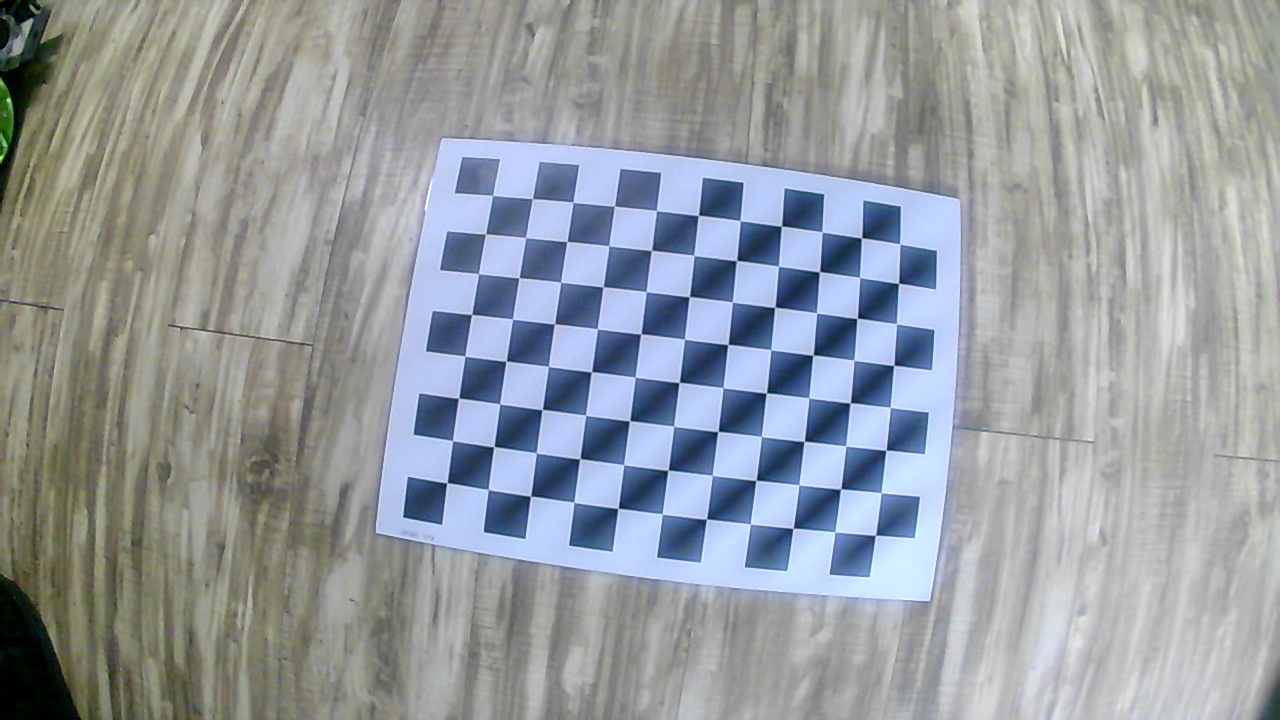
#> input picture camera_cal/calibration1.jpg, 1280 x 720 px
$ python camera_real.py   (older library calls are emulated)
#> lines starting #> are read from the running program, lines starting #| are printed output that depends on the picture; after the words box and inside, x2 and y2 are one past the last pixel; in counts of white or black regions, pixels touching at a corner belong together
import matplotlib.image as mpimg
import glob
import cv2
import numpy as np
import math
import matplotlib.pyplot as plt
import matplotlib.gridspec as gridspec
from sklearn.utils import resample
from scipy.optimize import curve_fit
import skimage.filters as filters
from collections import deque
from math import ceil
from IPython.display import Image
from moviepy.editor import VideoFileClip
get_ipython().run_line_magic('matplotlib', 'inline')
warped_size = np.array([1280, 720])
original_size =np.array([720, 1280])
OFFSET =0

# Calibrate Camera Function

objp = np.zeros((8*11,3), np.float32)
objp[:,:2] = np.mgrid[0:11, 0:8].T.reshape(-1,2)

# Arrays to store object points and image points from all the images.
objpoints = [] # 3d points in real world space
imgpoints = [] # 2d points in image plane.

# Make a list of calibration images
images = glob.glob('camera_cal/*.jpg')

# Step through the list and search for chessboard corners
for idx, fname in enumerate(images):
    img = cv2.imread(fname)
#> img is the input picture: shape (720, 1280, 3); mean B, G, R 160.3, 155.4, 149.9
    gray = cv2.cvtColor(img, cv2.COLOR_BGR2GRAY)
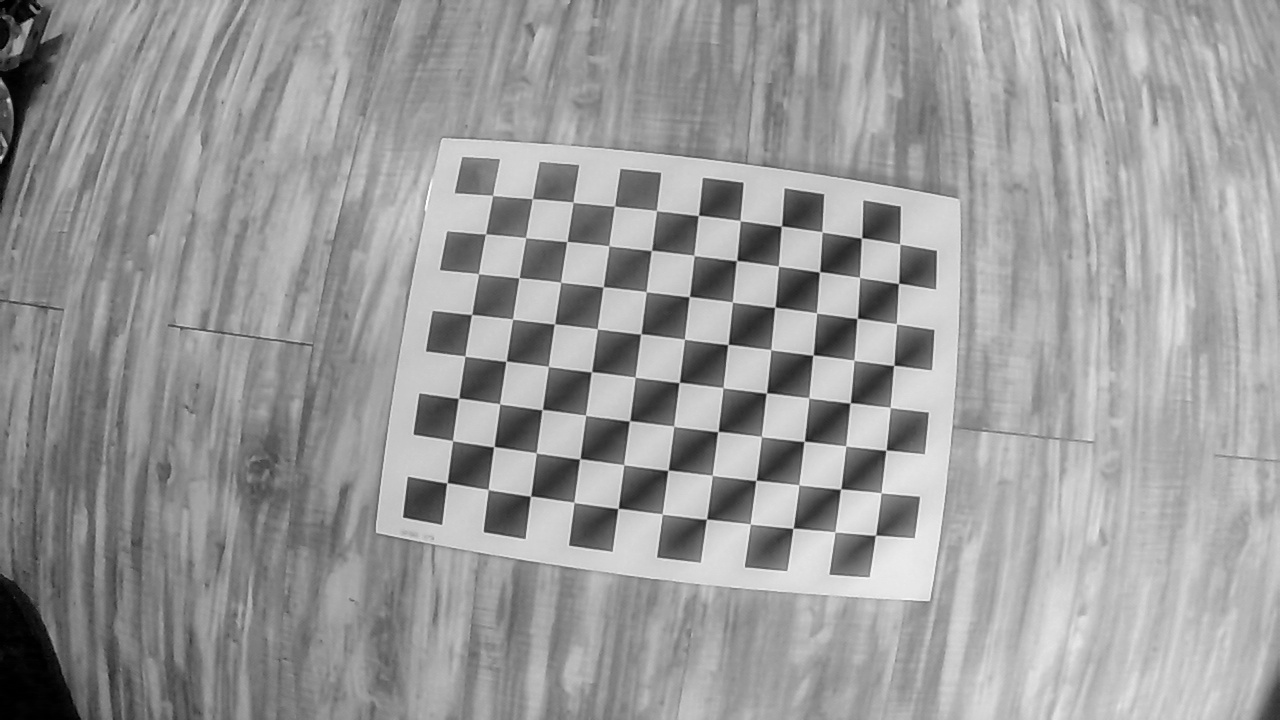
#> gray: shape (720, 1280); min 0, max 254, mean 154.3
    img_size = (img.shape[1], img.shape[0])
#> img_size = (1280, 720)
    # Find the chessboard corners
    ret, corners = cv2.findChessboardCorners(gray, (11,8), None)
#> ret = True; corners = 88 rows, first 8: [492.6, 195.5], [532.1, 198.9], [573, 202], [614.6, 205.9], [656.5, 210.4], [698.5, 215.4], [740.1, 220.6], [781.1, 226]

    # If found, add object points, image points
    if ret == True:
        objpoints.append(objp)
        imgpoints.append(corners)

        # Draw and display the corners
        cv2.drawChessboardCorners(img, (11,8), corners, ret)
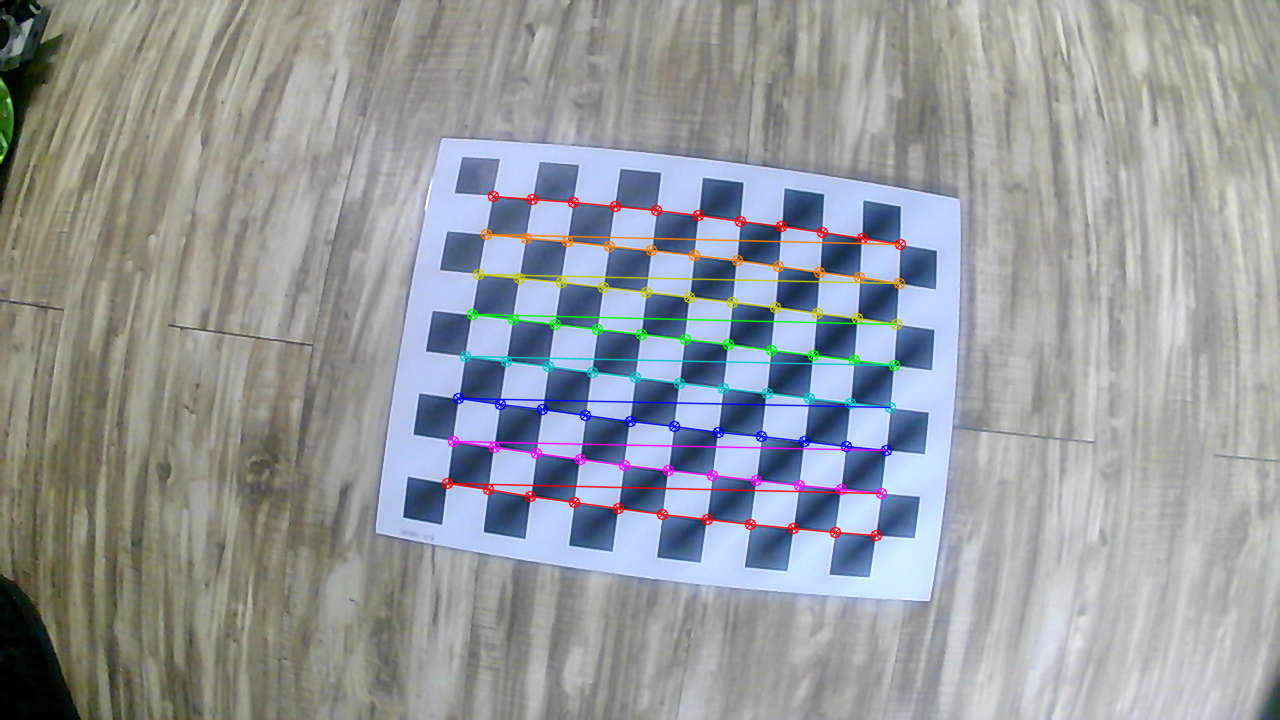
#> img: shape (720, 1280, 3); 2.79% of pixels changed, all inside (x1, y1, x2, y2) = (441, 190, 907, 542)
        #write_name = 'corners_found'+str(idx)+'.jpg'
        #cv2.imwrite(write_name, img)
        cv2.imshow('img', img)
        cv2.waitKey(500)
#> pass 2 of the loop `for idx, fname in enumerate(images):`:
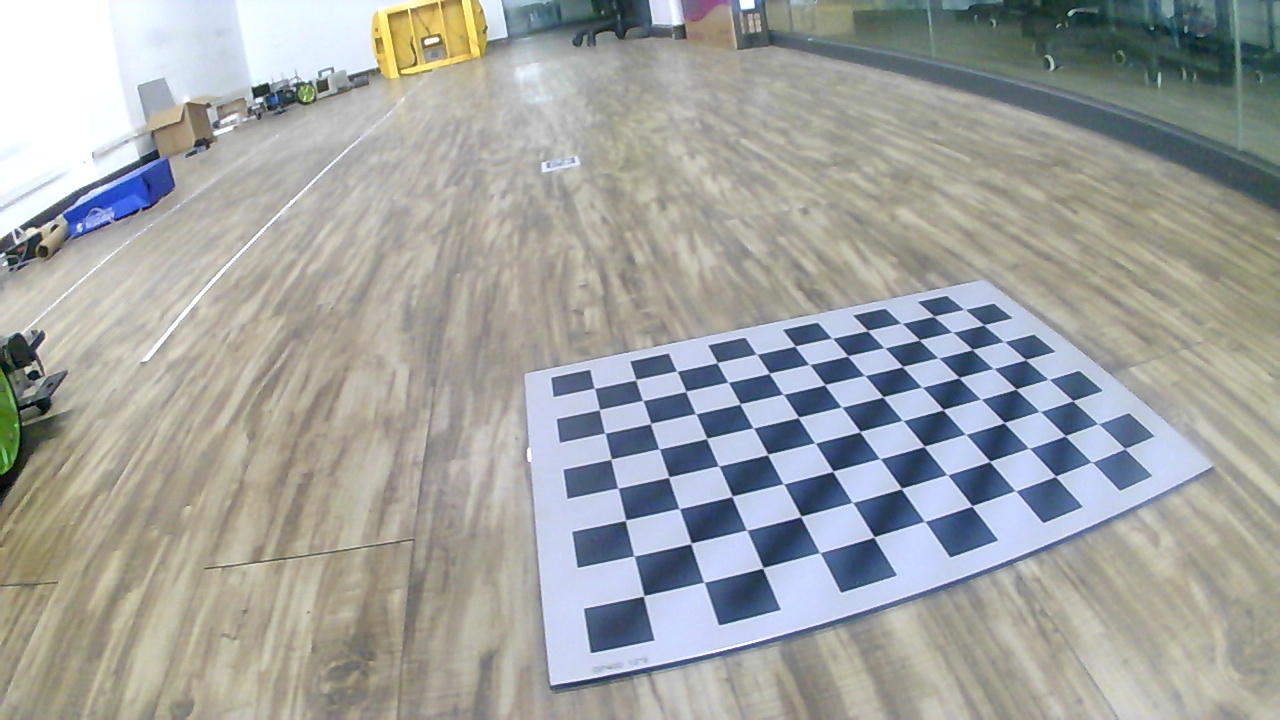
#> input picture camera_cal/calibration10.jpg, 1280 x 720 px
#> img is the input picture: shape (720, 1280, 3); mean B, G, R 161.4, 163.6, 161.7
#> `gray = cv2.cvtColor(img, cv2.COLOR_BGR2GRAY)`:
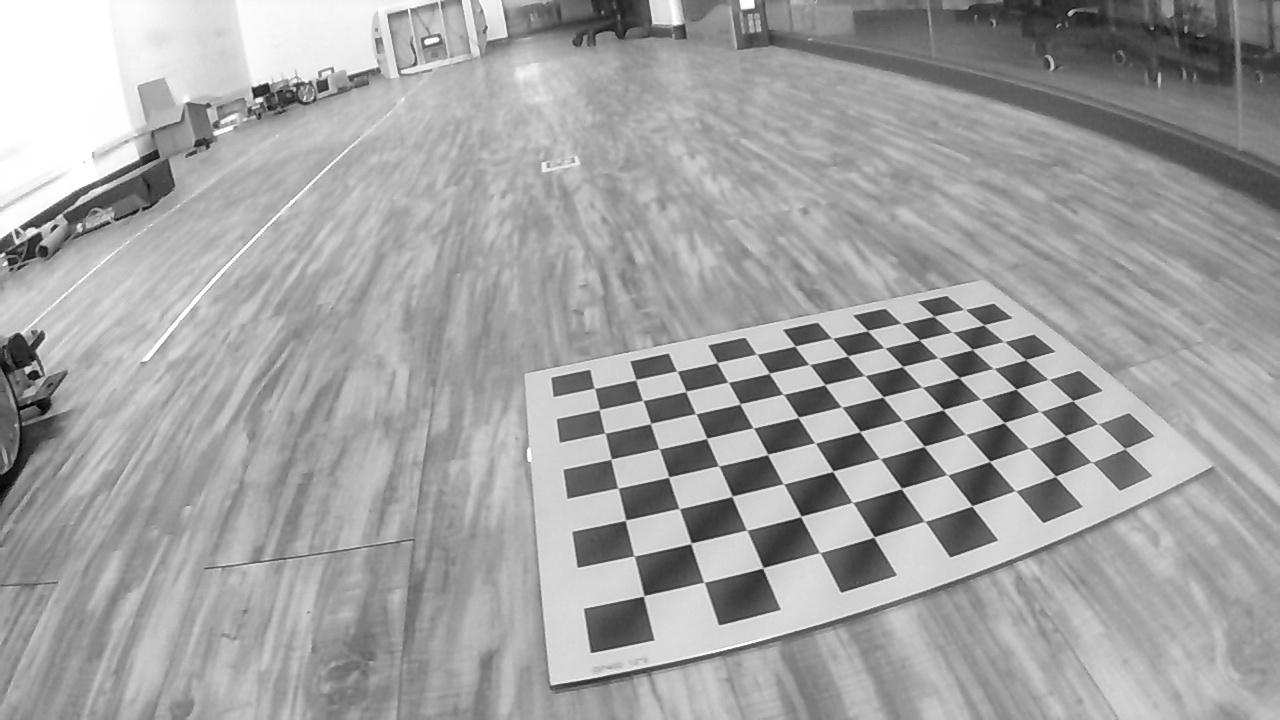
#> gray: shape (720, 1280); min 1, max 255, mean 162.8
#> corners = 88 rows, first 8: [594.4, 388.1], [635.7, 379.8], [676.9, 371.1], [717, 362.8], [756.9, 354.3], [795, 346], [832.6, 338.5], [867.5, 330.6]
#> `cv2.drawChessboardCorners(img, (11,8), corners, ret)`:
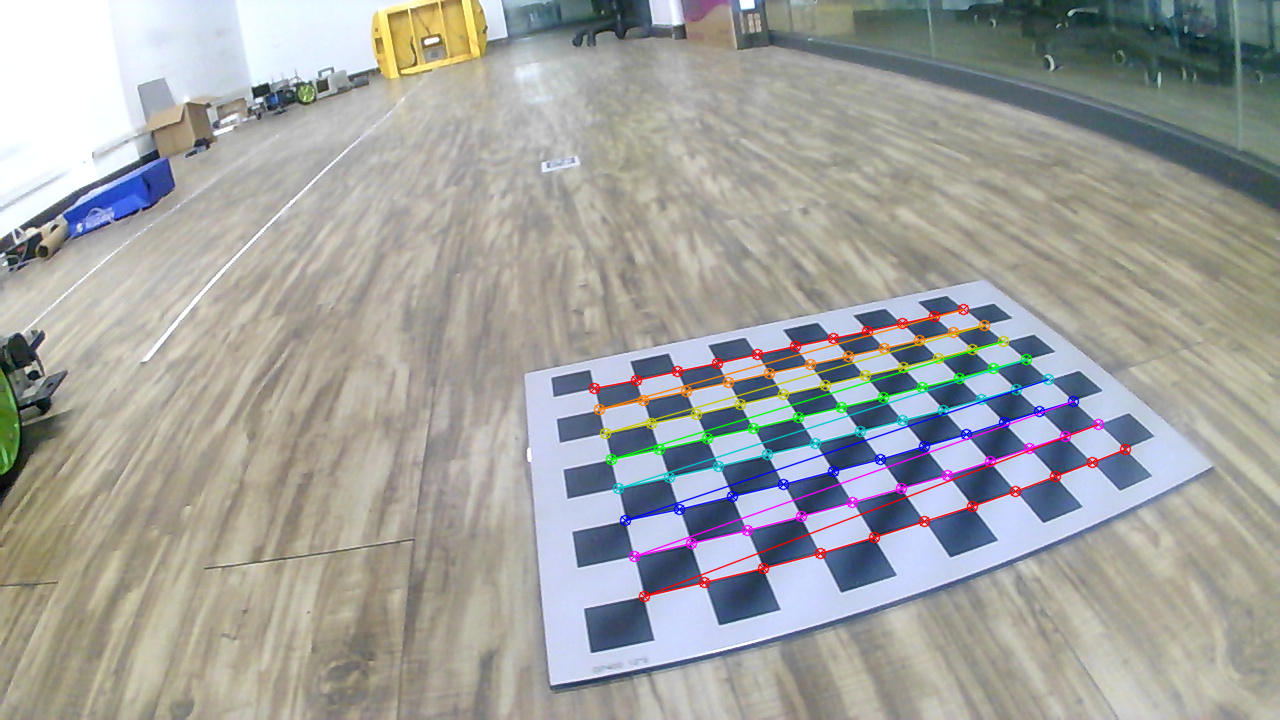
#> img: shape (720, 1280, 3); 2.67% of pixels changed, all inside (x1, y1, x2, y2) = (588, 303, 1132, 603)
#> pass 3 of the loop `for idx, fname in enumerate(images):`:
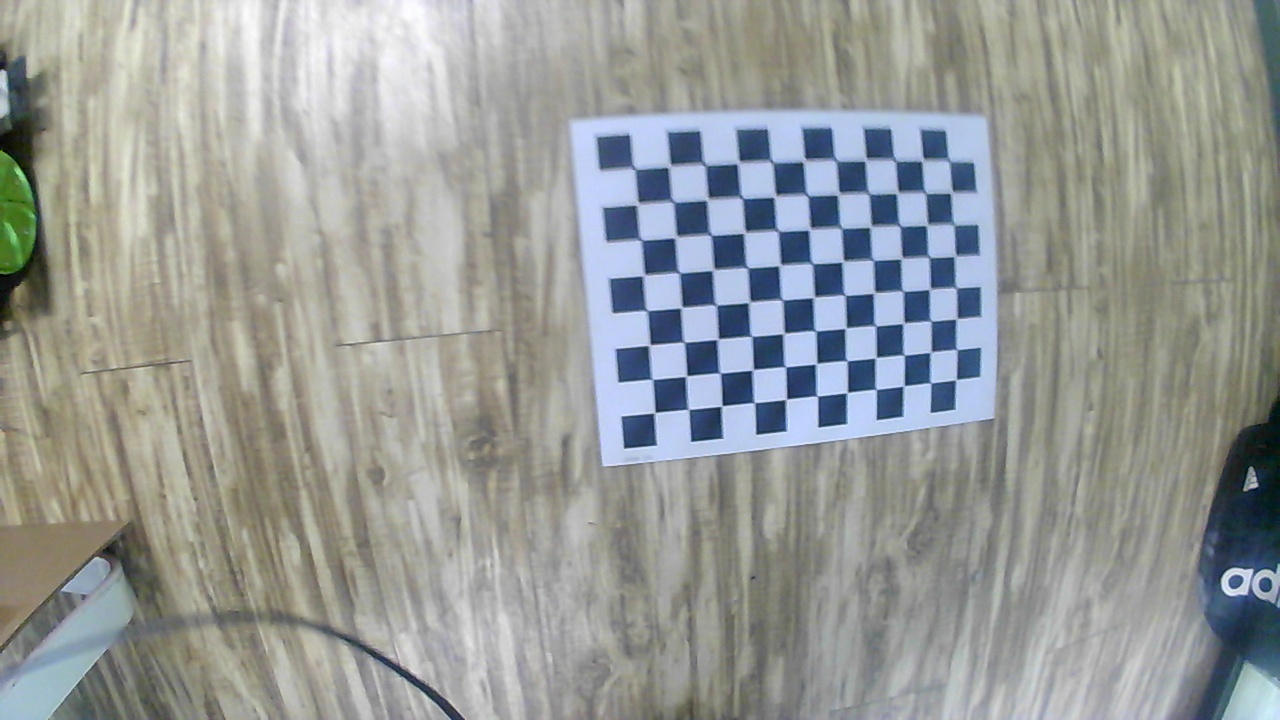
#> input picture camera_cal/calibration11.jpg, 1280 x 720 px
#> img is the input picture: shape (720, 1280, 3); mean B, G, R 151.9, 154.3, 150.9
#> `gray = cv2.cvtColor(img, cv2.COLOR_BGR2GRAY)`:
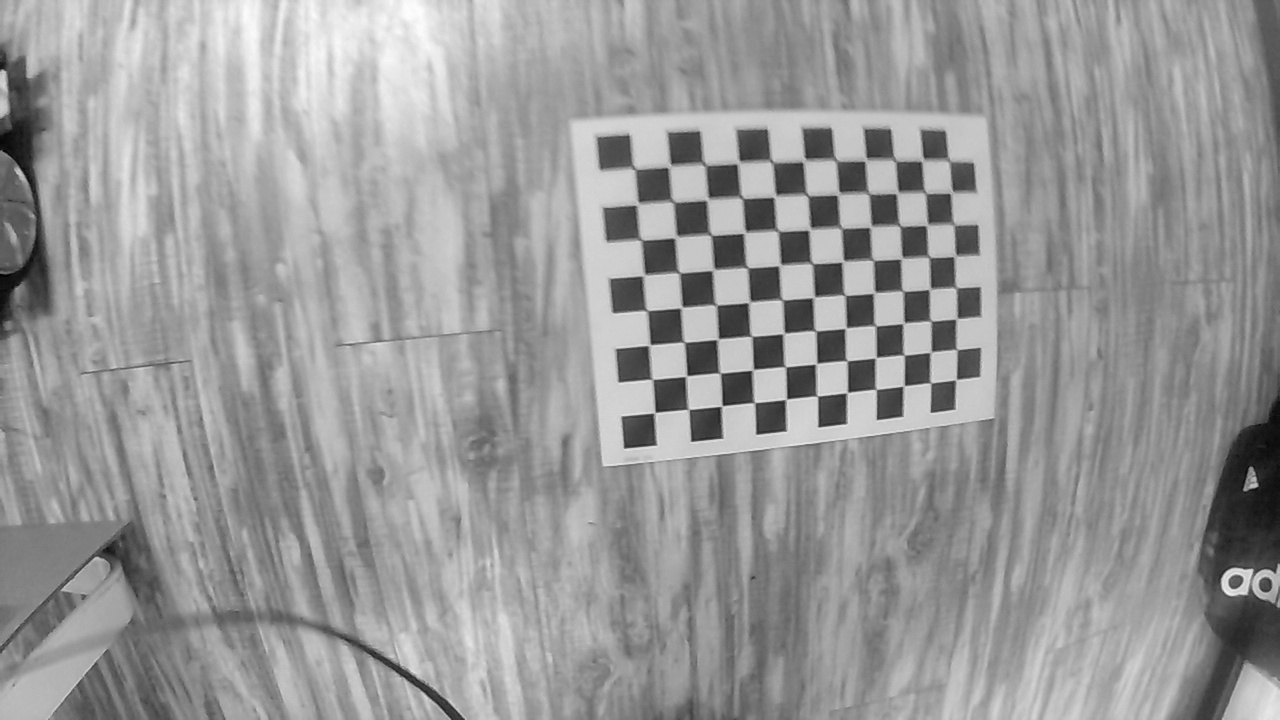
#> gray: shape (720, 1280); min 1, max 255, mean 153
#> corners = 88 rows, first 8: [635, 169], [671.7, 165.4], [704.5, 164.5], [738.5, 163], [770.9, 161.9], [803.5, 160.5], [837, 159.6], [865.1, 161.7]
#> `cv2.drawChessboardCorners(img, (11,8), corners, ret)`:
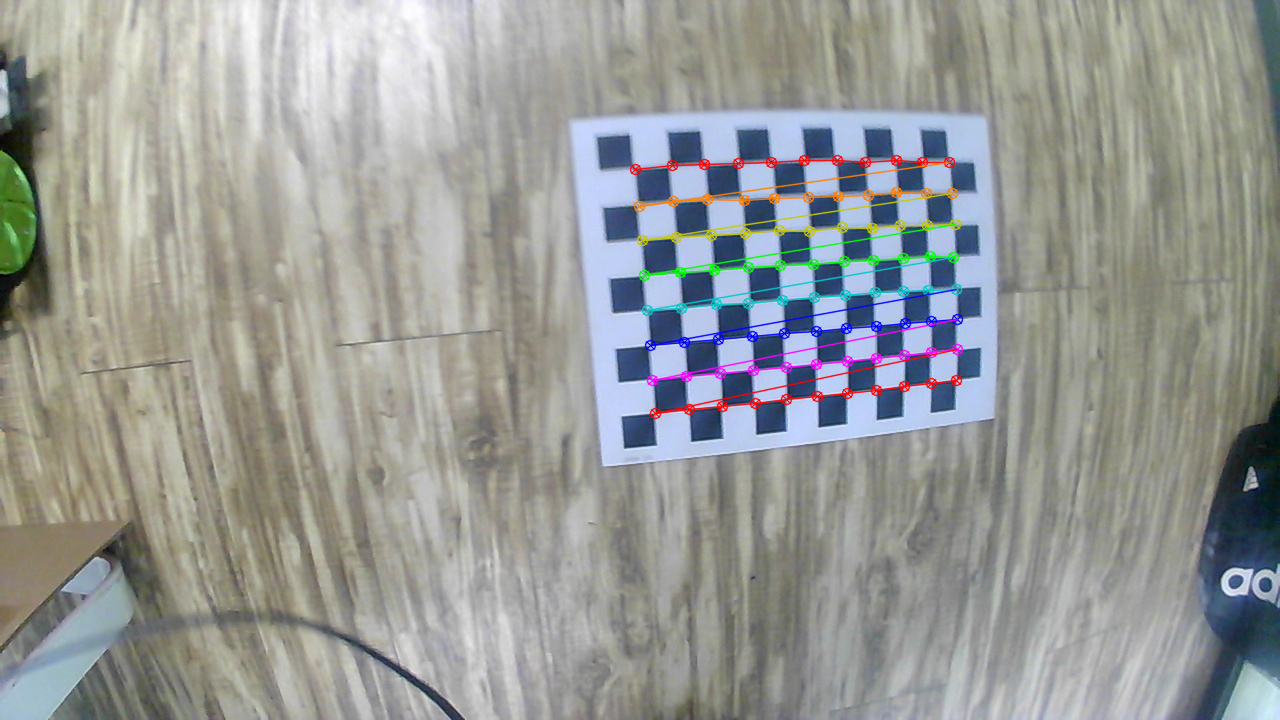
#> img: shape (720, 1280, 3); 2.2% of pixels changed, all inside (x1, y1, x2, y2) = (629, 154, 964, 420)
#> the loop made 4 passes; the first 3 are shown

cv2.destroyAllWindows()


# Do camera calibration given object points and image points
ret, mtx, dist, rvecs, tvecs = cv2.calibrateCamera(objpoints, imgpoints, img_size,None,None)

print(mtx, dist)
class Line():
    def __init__(self):
        # was the line detected in the last iteration?
        self.detected = False
        # recent polynomial coefficients
        self.recent_fit = []
        # polynomial coefficients averaged over the last n iterations
        self.best_fit = None
        # polynomial coefficients for the most recent fit
        self.current_fit = [np.array([False])]
        # difference in fit coefficients between last and new fits
        self.diffs = np.array([0,0,0], dtype='float')
        # x values for detected line pixels
        self.allx = None
        # y values for detected line pixels
        self.ally = None
        # counter to reset after 5 iterations if issues arise
        self.counter = 0


# [376 lines left out: functions img_threshold, birds_eye, count_check, first_lines, second_ord_poly, draw_lines and 1 more, not called in this run]

# Set the class lines equal to the variables used above
left_line = Line()
right_line = Line()

cap = cv2.VideoCapture(0)
# Set the camera
cap.set(cv2.CAP_PROP_FRAME_WIDTH,1280)
cap.set(cv2.CAP_PROP_FRAME_HEIGHT,720)


i=0
while(cap.isOpened()):


    ret, frame = cap.read()
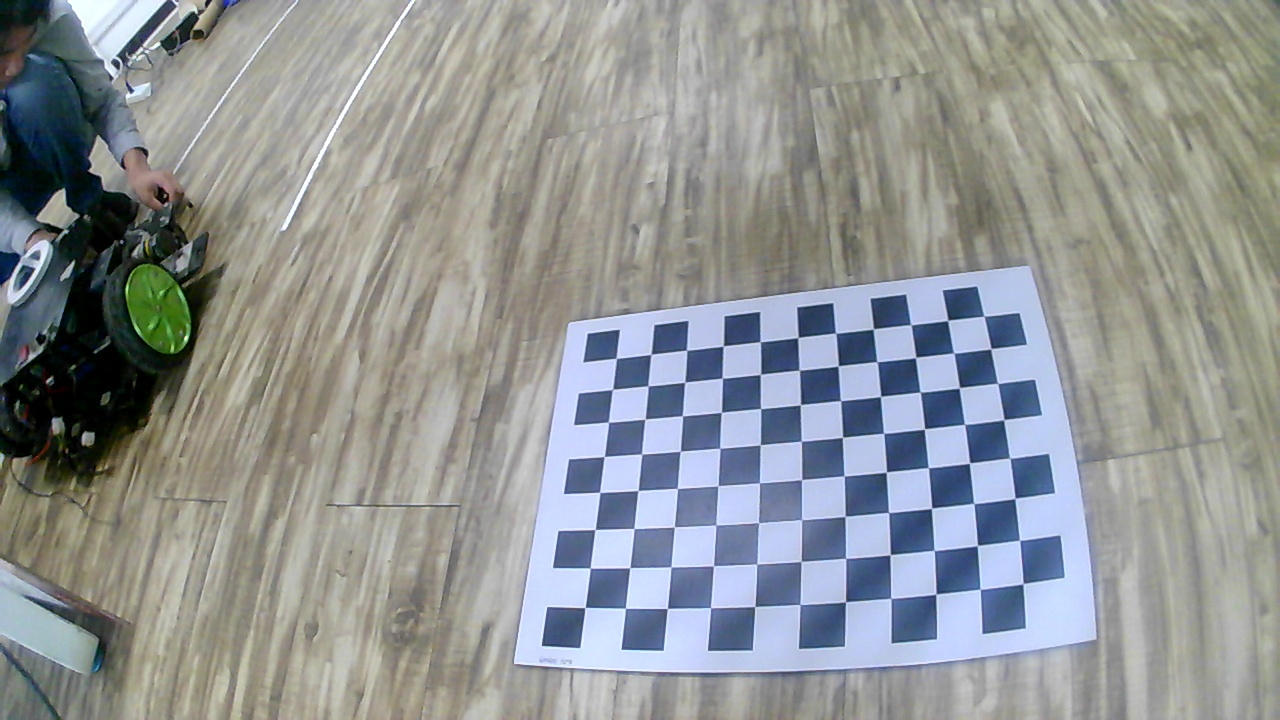
#> input picture camera_cal/calibration13.jpg, 1280 x 720 px, given in place of the camera
#> frame is the input picture: shape (720, 1280, 3); mean B, G, R 148.6, 148.1, 144.7
    i=i+1
    if ret ==True:
        if i>40:

            hit=process_video(frame)
            img_size = (frame.shape[1], frame.shape[0])

            cv2.imshow("kobe",hit)

        if cv2.waitKey(1)&0xFF == ord('q'):
#> (key q is pressed here)
            break

    else:
       break
cap.release()
cv2.destroyAllWindows()
